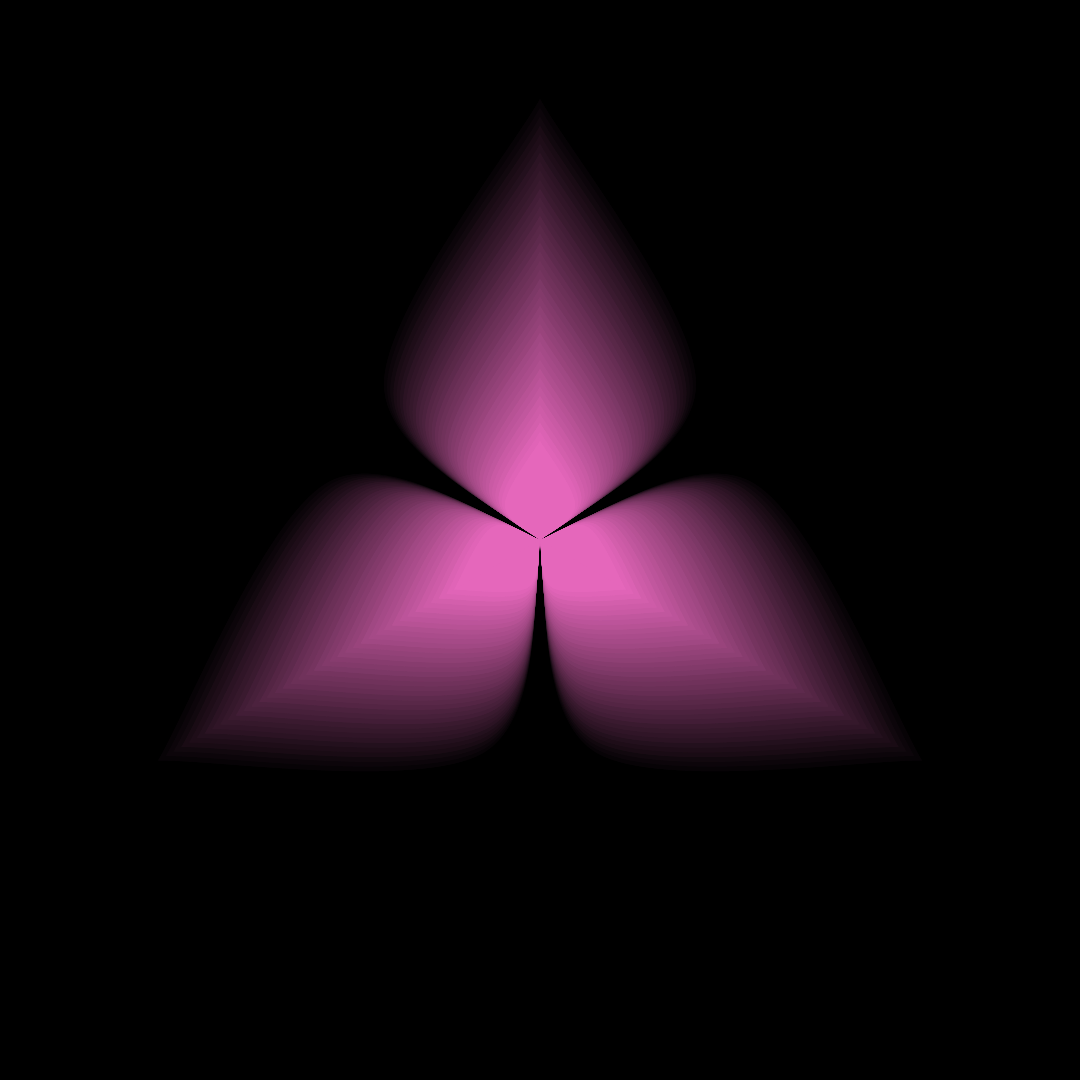
Frame 1 (no input)
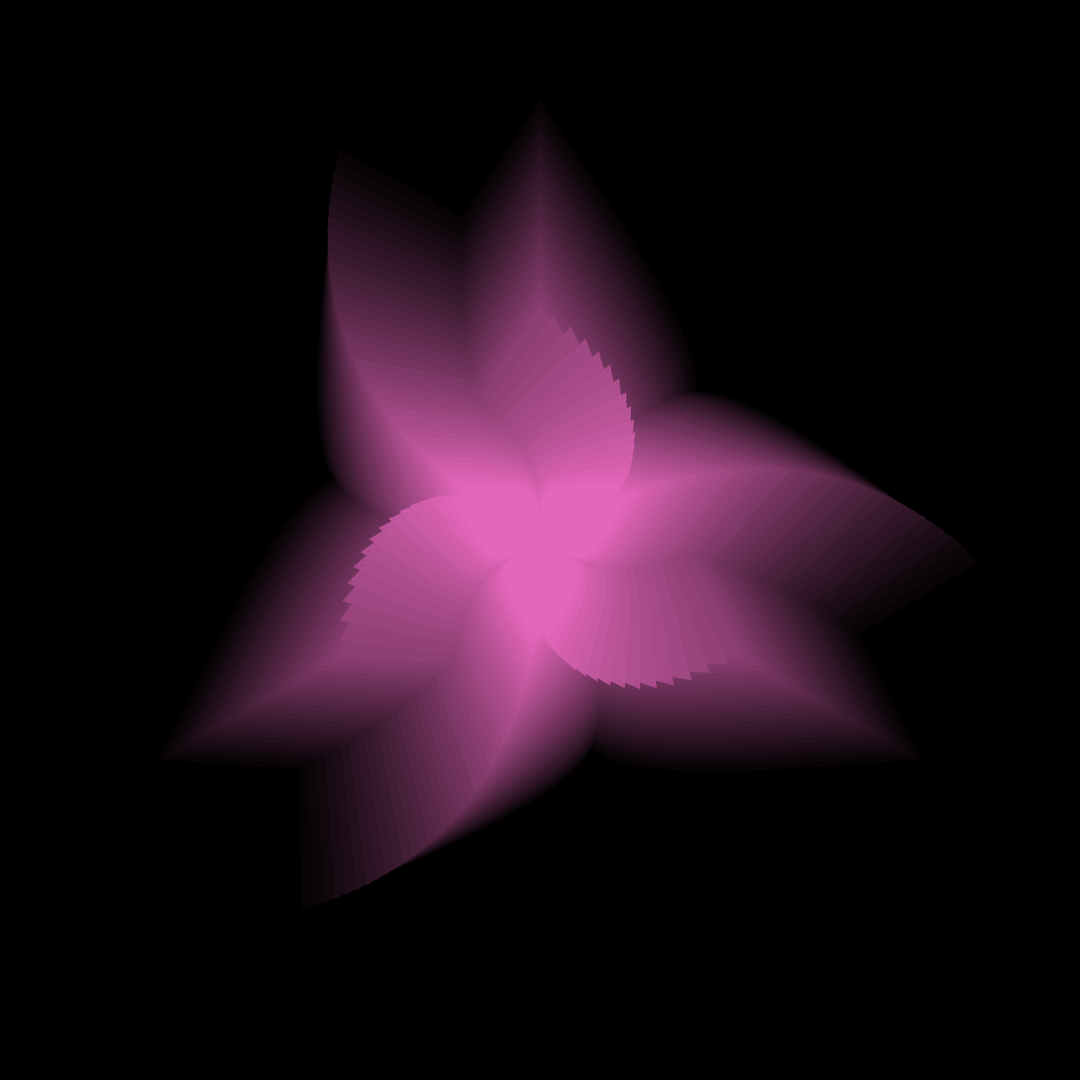
Frame 60 (the mouse pressed at the canvas centre just before this capture)
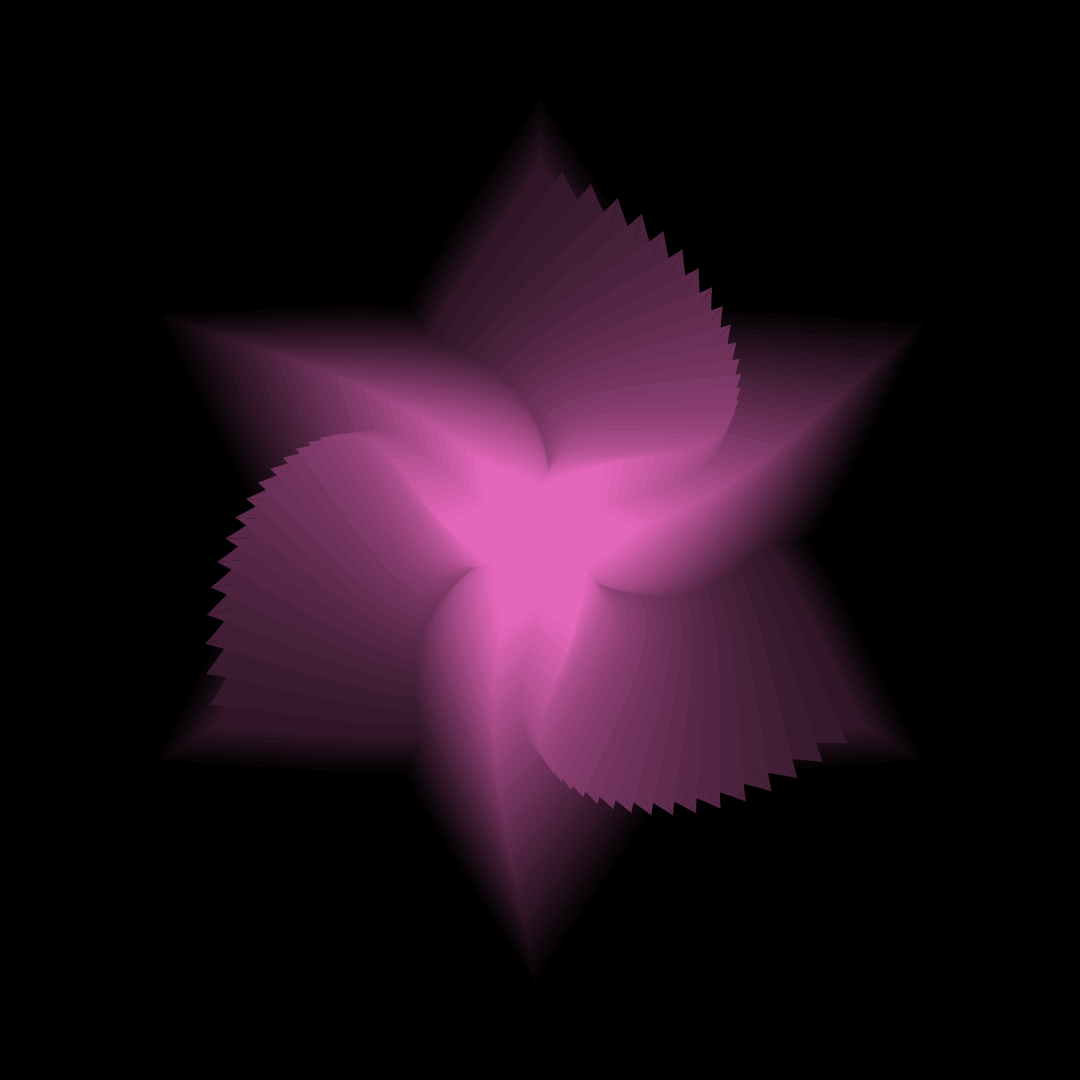
Frame 120 (the mouse held since frame 60 and released just before this capture)

The Processing sketch that drew these frames (run headless with seeded random() and noise(); from frame 60 on, the mouse is pressed at the canvas centre):

// Processing sketch: Fronds
// ── Fronds.pde
Leaf leaf;
Leaf[] leafs;
CounterLeaf[] counterLeafs;
//320°, 55%, 92%
float globA;
void setup() {
  size(1080, 1080);
  colorMode(HSB, 360, 100, 100);
  //leaves = new Leaf[10];
  leafs = new Leaf[40];
  counterLeafs = new CounterLeaf[40];
  leafs[0] = new Leaf(1, 0, 0, color(320,55, 92 - 0*92/leafs.length));
  counterLeafs[0] = new CounterLeaf(1, 0, 0, color(320,55, 92 - 0*92/leafs.length));
  for (int i = 1; i < leafs.length; i++){
    float offset = -PI/6 + i*PI/3/leafs.length;
    leafs[i] = new Leaf(leafs[i-1].scale+0.1,offset,i*PI/leafs.length, color(320,55,92 - i*92/leafs.length));
    counterLeafs[i] = new CounterLeaf(counterLeafs[i-1].scale+0.1,offset,i*QUARTER_PI/leafs.length, color(320,55,92 - i*92/leafs.length));
  }
  //noLoop();
}

void draw() {
  background(0);
    translate(width/2, height/2);
    for(int i = 0; i < leafs.length; i++){
      leafs[i].update();
      counterLeafs[i].update();
    }
    
    
    for(int i = leafs.length - 1 ; i > 0; i--){
      
      for(int j = 0; j < 3; j++){
        pushMatrix();
        rotate(j * TWO_PI/3);
        leafs[i].show();
        counterLeafs[i].show();
        popMatrix();
      }
    }
    
    globA += TWO_PI/300; // equivalent to 0.02;
}

void keyPressed(){
  if(keyCode == ENTER){
    loop();
  }
}

// ── CounterLeaf.pde
class CounterLeaf extends Leaf {
  CounterLeaf(float scale_, float offset_, float threshold_, color col_) {
    super(scale_, offset_, threshold_, col_);
  }

  void update() {

    if (globA > threshold) {
      if (a <= -HALF_PI) {
        a = HALF_PI + PI/6*sin(globA-threshold);
      } else {
        a = HALF_PI + PI/3*sin(globA-threshold);
      }
      start.set(rs*cos(-a), rs*sin(-a));
      end.set(R*cos(-a), R*sin(-a));
      left.set(r*cos(-a - PI/4), r*sin(-a - PI/4));
      right.set(r*cos(-a + PI/4), r*sin(-a + PI/4));
    }
  }
}

// ── Leaf.pde
class Leaf {
  PVector start, end, left, right;
  float a;
  float R;
  float r;
  float offset;
  float scale;
  float threshold;
  //color strokeCol;
  color col;
  float rs;
  
  Leaf(float scale_, float offset_, float threshold_, color col_) {
    a = -HALF_PI;
    threshold = threshold_;
    scale = scale_;
    R = scale*width/12;
    //rs = scale*width/64;
    rs = 0;
    r = R/2;
    offset = offset_;
    col = col_;
    //strokeCol = strokeCol_;
    start = new PVector(rs*cos(a), rs*sin(a));
    //end = new PVector(R*cos(a-offset), R*sin(a-offset));
    //left = new PVector(r*cos(a-PI/3-offset), r*sin(a-PI/3-offset));
    //right = new PVector(r*cos(a+PI/3-offset), r*sin(a+PI/3-offset));
     left = new PVector(r*cos(a - PI/4), r*sin(a - PI/4));
     right = new PVector(r*cos(a + PI/4), r*sin(a + PI/4));
     end = new PVector(R*cos(a), R*sin(a));
  }

  void update() {
    if (globA > threshold) {
       
      if(a <= -HALF_PI){
         a = -HALF_PI + PI/6*sin(globA-threshold);
      } else {
         a = -HALF_PI + PI/3*sin(globA-threshold);
      }
     
      //end.set(R*cos(a-offset), R*sin(a-offset));
      //right.set(r*cos(a-PI/3-offset), r*sin(a-PI/3-offset));
      //left.set(r*cos(a+PI/3-offset), r*sin(a+PI/3-offset));
      start.set(rs*cos(a), rs*sin(a));
      end.set(R*cos(a), R*sin(a));
      left.set(r*cos(a - PI/4), r*sin(a - PI/4));
      right.set(r*cos(a + PI/4), r*sin(a + PI/4));
      
    }
  }

  void show() {
    fill(col);
    //stroke(strokeCol);
    noStroke();
    // drawRight
    beginShape();
    curveVertex(start.x, start.y);
    curveVertex(start.x, start.y);
    curveVertex(left.x, left.y);
    curveVertex(end.x, end.y);
    curveVertex(end.x, end.y);
    endShape();
    beginShape();
    curveVertex(start.x, start.y);
    curveVertex(start.x, start.y);
    curveVertex(right.x, right.y);
    curveVertex(end.x, end.y);
    curveVertex(end.x, end.y);
    endShape();    
  }
}
